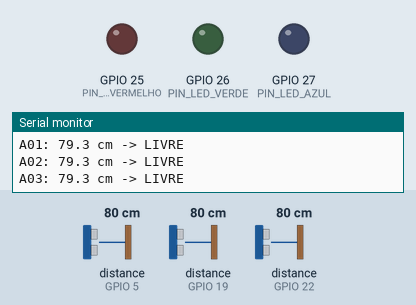
This sketch was run on a simulated ESP32. On the bench: output pins drawn as LEDs (lit = HIGH), the last lines printed to the serial monitor. Wiring (inferred from the names in the program): 3 × ultrasonic range finder: trigger GPIO 4, echo GPIO 5 / trigger GPIO 18, echo GPIO 19 / trigger GPIO 23, echo GPIO 22. Inputs (shaded band) come from the test bench; at power-on: distance to the obstacle (sensors on GPIO 5, GPIO 22, GPIO 19) 80 cm. The echo pulse lasts 58.3 µs per cm; WiFi joins after 1.5 s; servers stay silent unless stated; uploads are accepted with an empty reply; pins used as bus, display or sensor lines are not drawn.

Above: at 1.2 s.
1.3 s: distance to the obstacle (sensor on GPIO 5) set to 17 cm
2.9 s: distance to the obstacle (sensor on GPIO 5) set to 13 cm
At 4.6 s:
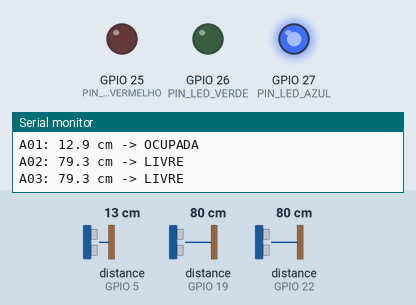
4.9 s: distance to the obstacle (sensor on GPIO 22) set to 17 cm
7.9 s: distance to the obstacle (sensor on GPIO 22) set to 14 cm
At 9.8 s:
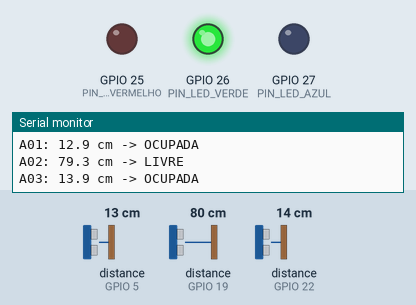
10.1 s: distance to the obstacle (sensor on GPIO 19) set to 17 cm
11.9 s: distance to the obstacle (sensor on GPIO 19) set to 14 cm
At 13.3 s:
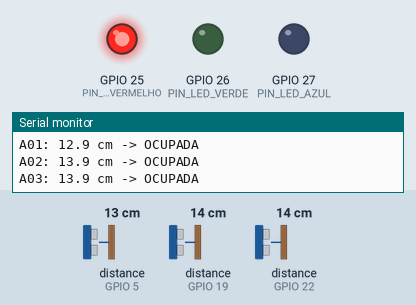
Timing chart, 0 to 14.9 s (numbered marks = the images above; inputs shaded):
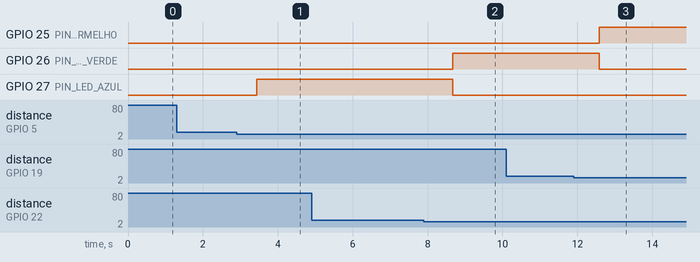

Measured:
- the behaviour switches between 16 and 15 cm on distance to the obstacle (sensor on GPIO 5) (found by bisection; images 0 and 1)
- the behaviour switches between 16 and 15 cm on distance to the obstacle (sensor on GPIO 22) (found by bisection; images 1 and 2)
- the behaviour switches between 16 and 15 cm on distance to the obstacle (sensor on GPIO 19) (found by bisection; images 2 and 3)
- after the input at 2.9 s, GPIO 27 (PIN_LED_AZUL): LOW → HIGH after 0.53 s
- after the input at 7.9 s, GPIO 26 (PIN_LED_VERDE): LOW → HIGH after 0.78 s; GPIO 27 (PIN_LED_AZUL): HIGH → LOW after 0.78 s
- after the input at 11.9 s, GPIO 25 (PIN_LED_VERMELHO): LOW → HIGH after 0.68 s; GPIO 26 (PIN_LED_VERDE): HIGH → LOW after 0.68 s

The sketch:

estacionamento_esp32.ino
```cpp
// ============================================================
// SMARTPARKING - Firmware ESP32 (DevKitC / WROOM-32)
// Exemplo generico: Wi-Fi + HTTP POST para o servidor Node.js
// SEM remover o ESP-NOW (robo + cancela continuam funcionando)
//
// COMO USAR ESTE ARQUIVO:
// 1. Copie "config.example.h" para "config.h" e preencha
//    (Wi-Fi, IP do servidor e MAC do receptor ESP-NOW)
// 2. Adapte os pinos dos sensores/LEDs ao seu circuito
// 3. Onde houver comentarios "SUA LOGICA AQUI", encaixe o codigo
//    do seu firmware atual (filtro de estabilidade, mensagens
//    ESP-NOW, etc.)
// ============================================================

#include <WiFi.h>
#include <HTTPClient.h>
#include <esp_now.h>

// Credenciais locais (NAO versionadas - ver config.example.h)
#include "config.h"

// ---------- PINOS (ADAPTAR ao seu circuito) ----------
const int PIN_TRIG_A01 = 4;
const int PIN_ECHO_A01 = 5;
const int PIN_TRIG_A02 = 18;
const int PIN_ECHO_A02 = 19;
const int PIN_TRIG_A03 = 23;
const int PIN_ECHO_A03 = 22;
const int PIN_LED_VERDE = 26;
const int PIN_LED_AZUL = 27;
const int PIN_LED_VERMELHO = 25;

// ---------- LIMIARES ----------
const float DIST_OCUPADA_CM = 15.0;   // abaixo disso = ocupada
const int LEITURAS_ESTABILIDADE = 3;  // confirmacoes para mudar estado

// ---------- CONTROLE DE RECONEXAO Wi-Fi (nao bloqueia o loop) ----------
unsigned long ultimaTentativaWiFi = 0;
const unsigned long INTERVALO_RECONEXAO = 5000;  // 5 segundos
bool wifiConectado = false;

// ---------- ESTRUTURA DA MENSAGEM ESP-NOW (ajuste ao seu formato) ----------
typedef struct {
  char vaga[4];
  bool ocupada;
  bool preferencial;
  int totalLivres;
} MensagemEspNow;

MensagemEspNow mensagemSaida;

// ---------- ESTADO DAS VAGAS ----------
struct Vaga {
  char codigo[4];
  bool preferencial;
  bool ocupada;
  bool ocupadaAnterior;
  int leiturasConfirmadas;
};

Vaga vagas[3] = {
  { "A01", false, false, false, 0 },
  { "A02", false, false, false, 0 },
  { "A03", true,  false, false, 0 }
};

// ============================================================
// FUNCAO: conectarWiFi() - tenta conectar (sem delay longo)
// ============================================================
void conectarWiFi() {
  if (wifiConectado) return;  // ja conectado

  unsigned long agora = millis();

  // So tenta de novo apos o intervalo (evita loop travado)
  if (agora - ultimaTentativaWiFi < INTERVALO_RECONEXAO) return;
  ultimaTentativaWiFi = agora;

  if (WiFi.status() != WL_CONNECTED) {
    Serial.println(">> Wi-Fi: tentando conectar...");
    WiFi.begin(WIFI_SSID, WIFI_PASSWORD);
  }
}

// ============================================================
// FUNCAO: verificarWiFi() - chama no loop() a cada ciclo
// Atualiza a flag wifiConectado conforme o estado real
// ============================================================
void verificarWiFi() {
  bool agoraConectado = (WiFi.status() == WL_CONNECTED);

  // Transicao desconectado -> conectado
  if (agoraConectado && !wifiConectado) {
    wifiConectado = true;
    Serial.print(">> Wi-Fi conectado! IP: ");
    Serial.println(WiFi.localIP());
  }

  // Transicao conectado -> desconectado
  if (!agoraConectado && wifiConectado) {
    wifiConectado = false;
    Serial.println(">> Wi-Fi CAIU! ESP-NOW continua funcionando. Tentando reconectar...");
  }

  // Se caiu, agenda nova tentativa (millis, nao bloqueia)
  if (!wifiConectado) {
    conectarWiFi();
  }
}

// ============================================================
// FUNCAO: enviarParaServidor() - POST HTTP para o Node.js
// So envia se o Wi-Fi estiver conectado. Timeout curto para
// nao travar o loop. Falha = so log no serial.
// ============================================================
void enviarParaServidor(const char* vaga, bool ocupada, bool preferencial) {
  if (!wifiConectado) {
    Serial.println(">> HTTP: ignorado (Wi-Fi desconectado)");
    return;
  }

  HTTPClient http;
  http.begin(SERVER_URL);
  http.addHeader("Content-Type", "application/json");

  // Monta o JSON exatamente como a API espera
  char corpo[80];
  snprintf(corpo, sizeof(corpo),
           "{\"vaga\":\"%s\",\"ocupada\":%s,\"preferencial\":%s}",
           vaga,
           ocupada ? "true" : "false",
           preferencial ? "true" : "false");

  Serial.print(">> POST ");
  Serial.print(vaga);
  Serial.print(" -> ");
  Serial.println(corpo);

  // Timeout curto: se o servidor nao responder em 3s, desiste
  http.setTimeout(3000);
  int codigo = http.POST(corpo);

  if (codigo > 0) {
    if (codigo == 200) {
      Serial.printf(">> POST OK: %s %s\n", vaga, ocupada ? "OCUPADA" : "LIVRE");
    } else {
      Serial.printf(">> POST respondeu HTTP %d (servidor ok, porem ocupado/erro)\n", codigo);
    }
  } else {
    Serial.printf(">> POST FALHOU (%s) - tenta na proxima mudanca\n", http.errorToString(codigo).c_str());
  }

  http.end();
}

// ============================================================
// FUNCAO: lerSensor() - leitura do HC-SR04
// ============================================================
float lerSensor(int pinTrig, int pinEcho) {
  digitalWrite(pinTrig, LOW);
  delayMicroseconds(2);
  digitalWrite(pinTrig, HIGH);
  delayMicroseconds(10);
  digitalWrite(pinTrig, LOW);

  long duracao = pulseIn(pinEcho, HIGH, 30000);  // timeout 30ms
  if (duracao == 0) return 999.0;                // sem eco = sem obstaculo
  return duracao * 0.034 / 2.0;
}

// ============================================================
// FUNCAO: enviarMensagemEspNow() - ENCAIXAR SUA LOGICA AQUI
// Exemplo basico de envio via ESP-NOW (ajuste o formato e o
// destino para o seu firmware real)
// ============================================================
void enviarMensagemEspNow(const char* vaga, bool ocupada, bool preferencial, int totalLivres) {
  strncpy(mensagemSaida.vaga, vaga, 3);
  mensagemSaida.vaga[3] = '\0';
  mensagemSaida.ocupada = ocupada;
  mensagemSaida.preferencial = preferencial;
  mensagemSaida.totalLivres = totalLivres;

  esp_err_t resultado = esp_now_send(MAC_ROBO_CANCELA, (uint8_t*)&mensagemSaida, sizeof(mensagemSaida));
  if (resultado == ESP_OK) {
    Serial.printf(">> ESP-NOW enviado: %s %s\n", vaga, ocupada ? "OCUPADA" : "LIVRE");
  } else {
    Serial.printf(">> ESP-NOW FALHOU (%d) - continua tentando\n", resultado);
  }
}

// ============================================================
// FUNCAO: atualizarVaga() - filtro de estabilidade + acoes
// Chamada quando a leitura de uma vaga muda.
// ENCAIXE AQUI a sua logica atual de estabilidade/LEDs.
// ============================================================
void atualizarVaga(int indice, bool novaLeitura) {
  Vaga& v = vagas[indice];

  // Filtro de estabilidade: so confirma apos N leituras iguais
  if (novaLeitura == v.ocupada) {
    v.leiturasConfirmadas = 0;  // voltou ao mesmo estado, zera
    return;
  }

  v.leiturasConfirmadas++;
  if (v.leiturasConfirmadas < LEITURAS_ESTABILIDADE) return;

  // Estado confirmado -> aplica a mudanca
  v.ocupada = novaLeitura;
  v.ocupadaAnterior = v.ocupada;
  v.leiturasConfirmadas = 0;

  Serial.printf("%s -> %s\n", v.codigo, v.ocupada ? "OCUPADA" : "LIVRE");

  // Conta vagas livres para a mensagem ESP-NOW
  int livres = 0;
  for (int i = 0; i < 3; i++) {
    if (!vagas[i].ocupada) livres++;
  }

  // ENVIA PELOS DOIS CAMINHOS (sempre que muda de estado):
  enviarMensagemEspNow(v.codigo, v.ocupada, v.preferencial, livres);  // ESP-NOW (robo/cancela)
  enviarParaServidor(v.codigo, v.ocupada, v.preferencial);            // HTTP (servidor Node.js)

  // SUA LOGICA AQUI: controle dos LEDs (verde/azul/vermelho)
  atualizarLeds();
}

// ============================================================
// FUNCAO: atualizarLeds() - SUA LOGICA AQUI
// Verde = ha vaga livre | Azul = preferencial livre | Vermelho = lotado
// ============================================================
void atualizarLeds() {
  int livres = 0;
  for (int i = 0; i < 3; i++) if (!vagas[i].ocupada) livres++;

  if (livres == 0) {
    digitalWrite(PIN_LED_VERDE, LOW);
    digitalWrite(PIN_LED_AZUL, LOW);
    digitalWrite(PIN_LED_VERMELHO, HIGH);  // LOTADO
    Serial.println(">> ESTACIONAMENTO LOTADO!");
  } else {
    digitalWrite(PIN_LED_VERMELHO, LOW);
    if (vagas[2].ocupada) {  // preferencial ocupada
      digitalWrite(PIN_LED_AZUL, LOW);
      digitalWrite(PIN_LED_VERDE, HIGH);
    } else {
      digitalWrite(PIN_LED_AZUL, HIGH);  // preferencial livre
      digitalWrite(PIN_LED_VERDE, LOW);
    }
  }
}

// ============================================================
// CALLBACKS ESP-NOW (necessarios para o ESP-NOW funcionar)
// ============================================================
void onDataSent(const uint8_t* mac, esp_now_send_status_t status) {
  // SUA LOGICA AQUI se quiser tratar confirmacao de entrega
}

void onDataRecv(const uint8_t* mac, const uint8_t* dados, int tamanho) {
  // SUA LOGICA AQUI se o estacionamento receber mensagens
  // (ex: comando do robo) - na Parte 5 normalmente nao recebe
}

// ============================================================
// SETUP
// ============================================================
void setup() {
  Serial.begin(115200);
  Serial.println("===============================");
  Serial.println("  SMARTPARKING - 3 VAGAS (Parte 5)");
  Serial.println("  Wi-Fi + ESP-NOW em paralelo");
  Serial.println("===============================");

  // Pinos dos sensores
  pinMode(PIN_TRIG_A01, OUTPUT);
  pinMode(PIN_ECHO_A01, INPUT);
  pinMode(PIN_TRIG_A02, OUTPUT);
  pinMode(PIN_ECHO_A02, INPUT);
  pinMode(PIN_TRIG_A03, OUTPUT);
  pinMode(PIN_ECHO_A03, INPUT);

  // Pinos dos LEDs
  pinMode(PIN_LED_VERDE, OUTPUT);
  pinMode(PIN_LED_AZUL, OUTPUT);
  pinMode(PIN_LED_VERMELHO, OUTPUT);

  // 1) Wi-Fi (a conexao e feita em background pelo conectarWiFi)
  WiFi.mode(WIFI_STA);
  conectarWiFi();

  // 2) ESP-NOW continua funcionando normalmente
  if (esp_now_init() != ESP_OK) {
    Serial.println(">> ERRO ao inicializar ESP-NOW");
  } else {
    esp_now_register_send_cb(onDataSent);
    esp_now_register_recv_cb(onDataRecv);
    esp_now_peer_info_t peer = {};
    memcpy(peer.peer_addr, MAC_ROBO_CANCELA, 6);
    peer.channel = 0;
    peer.encrypt = false;
    esp_now_add_peer(&peer);
    Serial.println(">> ESP-NOW pronto (robo + cancela)");
  }
}

// ============================================================
// LOOP - sem delay() longo! millis() para tudo.
// ============================================================
void loop() {
  // 1) Mantem o Wi-Fi vivo (reconecta sozinho a cada 5s se cair)
  verificarWiFi();

  // 2) Le as 3 vagas e aplica o filtro de estabilidade
  static const int trigs[3] = { PIN_TRIG_A01, PIN_TRIG_A02, PIN_TRIG_A03 };
  static const int echos[3] = { PIN_ECHO_A01, PIN_ECHO_A02, PIN_ECHO_A03 };

  for (int i = 0; i < 3; i++) {
    float distancia = lerSensor(trigs[i], echos[i]);
    bool ocupada = (distancia < DIST_OCUPADA_CM);

    // Log das leituras (ex: A01: 24.5 cm -> LIVRE)
    Serial.printf("%s: %.1f cm -> %s\n", vagas[i].codigo, distancia,
                  ocupada ? "OCUPADA" : "LIVRE");

    atualizarVaga(i, ocupada);
  }

  // 3) Pequena pausa entre ciclos de leitura (evita eco do sensor)
  delay(200);
}
```

config.example.h
```cpp
#pragma once
// ============================================================
// TEMPLATE de configuracao local (pode ser versionado no Git)
//
// COMO USAR:
// 1. Copie este arquivo para "config.h" (na mesma pasta)
// 2. Preencha com seus dados reais
// 3. O "config.h" e ignorado pelo Git (contem credenciais)
// ============================================================

const char* WIFI_SSID = "SEU_SSID";
const char* WIFI_PASSWORD = "SUA_SENHA";

const char* SERVER_URL = "http://IP_DO_NOTEBOOK:3000/api/vagas";

const uint8_t MAC_ROBO_CANCELA[] = {0x00, 0x00, 0x00, 0x00, 0x00, 0x00};
```
